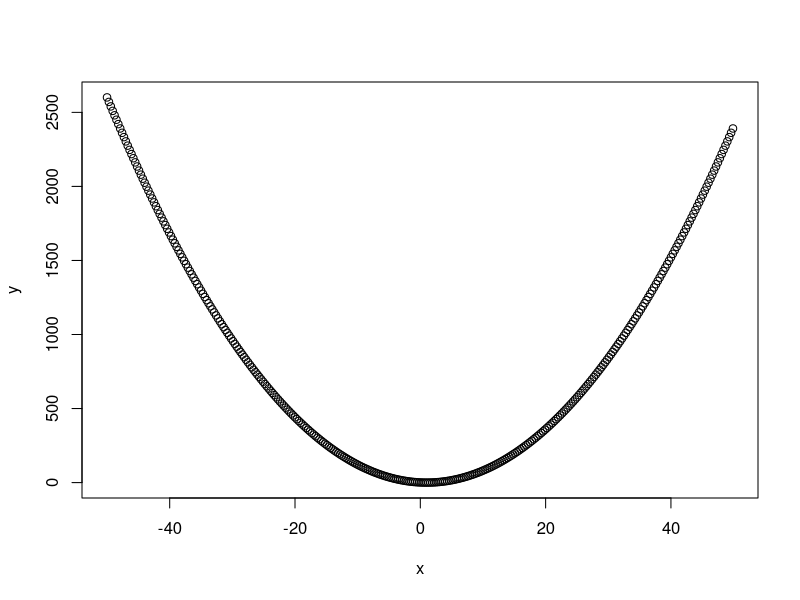
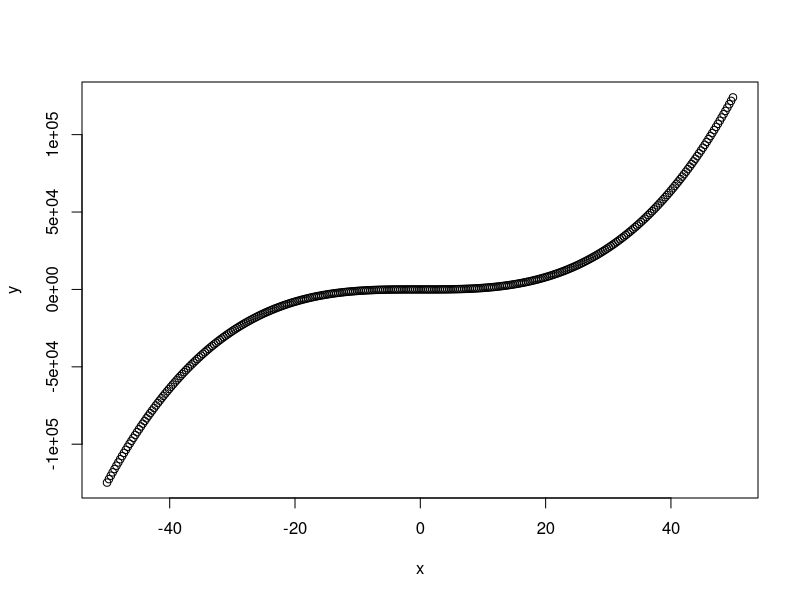

Write R code to recreate these figures, in order.
rm(list=ls())

# Q1

numero_funcionarios <- 2300
numero_demissoes <- 100
numero_contratacoes <- 130

indice_rotatividade <- (numero_demissoes + numero_contratacoes)/(2*numero_funcionarios)
print(indice_rotatividade)


rm(list=ls())
# Q2

calculaIndiceRotatividade <- function(n_funcionarios, n_demissoes, n_contratacoes) {
  indice_rotatividade <- (n_demissoes + n_contratacoes)/(2*n_funcionarios)
  return(print(indice_rotatividade))
}

calculaIndiceRotatividade(2300, 100, 130)


rm(list=ls())
# Q3

calculaSeguro <- function(numero_dias) {
  valor_seguro <- 0
  if (numero_dias <= 5) {
    valor_seguro <- 300
  } else if ((numero_dias > 5) & (numero_dias <= 18)) {
    valor_seguro <- 300 + 18*(numero_dias - 5)
  } else if ((numero_dias > 18) & (numero_dias <= 30)) {
    valor_seguro <- 300 + 16*(numero_dias - 5)
  } else if (numero_dias > 30) {
    valor_seguro <- 300 + 14*(numero_dias - 5)
  }
  return(valor_seguro)
}

vetor <- 1:40

soma_seguro <- 0

for (dia in vetor){
  seguro <- calculaSeguro(dia)
  soma_seguro <- soma_seguro + seguro
}

print(soma_seguro)



rm(list=ls())
# Q4

calculaFY <- function(x) {
  y <- x^2 -2*x +1
  return(y)
}

calculaGY <- function(x) {
  y <- x^3 -4*x +5
  return(y)
}

calculaY <- function (from, to, by, operacao) {
  x <- seq(from, to, by)
  mean_y <- NULL
  if (operacao == 'F') {
    y <- calculaFY(x)
    plot(x,y)
    mean_y <- mean(y)
  } else if (operacao == 'G') {
    y <-calculaGY(x)
    plot(x,y)
    mean_y <- mean(y)
  }
  return(mean_y)
}

calculaY(-50, 50, 0.3, 'A')
calculaY(-50, 50, 0.3, 'F')
calculaY(-50, 50, 0.3, 'G')
